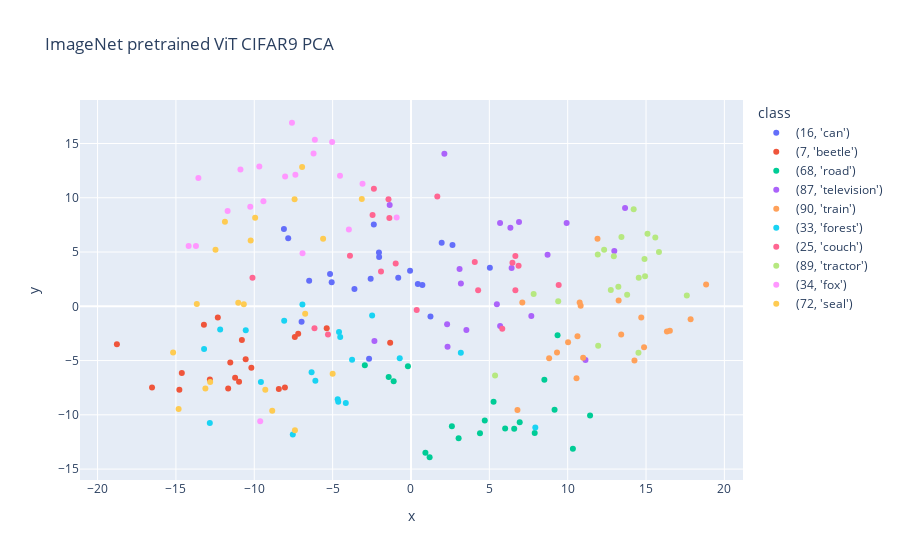

Notebook code cell kept with this figure:
### Code cell
pca = PCA()
components = pca.fit_transform(X_out)

df_embed = pd.DataFrame(components)
df_embed = df_embed.rename(columns={0: 'x', 1: 'y'})
df_embed = df_embed.assign(label=y_out)
fig = px.scatter(
    df_embed,
    x='x',
    y='y',
    color='label',
    labels={'label': 'class'},
    title='ImageNet pretrained ViT CIFAR9 PCA',
)
fig.show()

### Figure 1 — Plotly figure (JSON) as saved in the notebook; plotly's stock layout.template omitted (floating-point values rounded to 4 significant figures)
{"data": [{"hovertemplate": "class=(16, 'can')<br>x=%{x}<br>y=%{y}<extra></extra>", "legendgroup": "(16, 'can')", "marker": {"color": "#636efa", "symbol": "circle"}, "mode": "markers", "name": "(16, 'can')", "orientation": "v", "showlegend": true, "type": "scatter", "x": [5.034, -2.043, -2.573, -6.981, -5.061, 0.4378, -2.032, -3.608, 1.959, -8.108, 0.7278, -0.05801, 2.648, -0.8139, -2.372, -2.675, -7.834, -5.165, -6.498, 1.244], "xaxis": "x", "y": [3.542, 4.953, 2.534, -1.413, 2.218, 2.059, 4.543, 1.604, 5.86, 7.126, 1.959, 3.279, 5.645, 2.628, 7.537, -4.823, 6.271, 2.98, 2.357, -0.9454], "yaxis": "y"}, {"hovertemplate": "class=(7, 'beetle')<br>x=%{x}<br>y=%{y}<extra></extra>", "legendgroup": "(7, 'beetle')", "marker": {"color": "#EF553B", "symbol": "circle"}, "mode": "markers", "name": "(7, 'beetle')", "orientation": "v", "showlegend": true, "type": "scatter", "x": [-8.433, -7.413, -11.67, -7.197, -14.78, -10.79, -18.77, -10.97, -13.21, -8.046, -1.329, -11.53, -12.83, -5.378, -10.55, -12.33, -16.52, -10.19, -11.22, -14.62], "xaxis": "x", "y": [-7.622, -2.824, -7.578, -2.537, -7.687, -3.117, -3.5, -6.956, -1.701, -7.486, -3.358, -5.179, -6.737, -2.012, -4.868, -1.03, -7.483, -5.672, -6.59, -6.141], "yaxis": "y"}, {"hovertemplate": "class=(68, 'road')<br>x=%{x}<br>y=%{y}<extra></extra>", "legendgroup": "(68, 'road')", "marker": {"color": "#00cc96", "symbol": "circle"}, "mode": "markers", "name": "(68, 'road')", "orientation": "v", "showlegend": true, "type": "scatter", "x": [9.163, 6.938, -0.1956, -2.944, 5.27, 7.895, 4.709, -1.424, 8.512, 6.587, 10.33, 3.04, 4.403, 6.009, -1.104, 1.19, 9.354, 0.9207, 2.61, 11.43], "xaxis": "x", "y": [-9.535, -10.67, -5.52, -5.434, -8.791, -11.69, -10.52, -6.508, -6.776, -11.27, -13.12, -12.15, -11.7, -11.26, -6.906, -13.91, -2.675, -13.51, -11.06, -10.06], "yaxis": "y"}, {"hovertemplate": "class=(87, 'television')<br>x=%{x}<br>y=%{y}<extra></extra>", "legendgroup": "(87, 'television')", "marker": {"color": "#ab63fa", "symbol": "circle"}, "mode": "markers", "name": "(87, 'television')", "orientation": "v", "showlegend": true, "type": "scatter", "x": [9.933, 5.481, 13.66, 11.13, 12.97, -2.333, 5.688, 6.344, 3.185, 2.131, 6.422, 2.333, 7.68, 2.304, 3.536, 8.716, -1.36, 3.1, 5.685, 6.895], "xaxis": "x", "y": [7.674, 0.1978, 9.048, -4.957, 5.086, -3.188, -1.817, 7.241, 2.101, 14.05, 3.521, -3.722, -0.8975, -1.646, -2.193, 4.744, 9.339, 3.447, 7.682, 7.775], "yaxis": "y"}, {"hovertemplate": "class=(90, 'train')<br>x=%{x}<br>y=%{y}<extra></extra>", "legendgroup": "(90, 'train')", "marker": {"color": "#FFA15A", "symbol": "circle"}, "mode": "markers", "name": "(90, 'train')", "orientation": "v", "showlegend": true, "type": "scatter", "x": [14.7, 10.99, 16.33, 9.319, 7.104, 10.56, 11.9, 17.84, 10.03, 8.816, 6.794, 18.83, 14.26, 14.87, 10.83, 13.25, 10.62, 16.52, 10.76, 13.41], "xaxis": "x", "y": [-1.026, -4.748, -2.316, -4.251, 0.3591, -6.629, 6.216, -1.204, -3.312, -4.778, -9.564, 2.002, -4.985, -3.775, 0.04028, 0.531, -2.763, -2.25, 0.348, -2.597], "yaxis": "y"}, {"hovertemplate": "class=(33, 'forest')<br>x=%{x}<br>y=%{y}<extra></extra>", "legendgroup": "(33, 'forest')", "marker": {"color": "#19d3f3", "symbol": "circle"}, "mode": "markers", "name": "(33, 'forest')", "orientation": "v", "showlegend": true, "type": "scatter", "x": [-6.928, -13.2, -3.759, 3.181, -9.577, -6.102, -4.16, -6.342, 7.933, -4.676, -12.84, -7.542, -2.48, -0.7174, -8.091, -4.641, -4.592, -4.516, -10.54, -12.18], "xaxis": "x", "y": [0.1702, -3.94, -4.928, -4.284, -6.968, -6.851, -8.917, -6.077, -11.16, -8.571, -10.74, -11.81, -0.8409, -4.781, -1.322, -8.795, -2.379, -2.836, -2.21, -2.138], "yaxis": "y"}, {"hovertemplate": "class=(25, 'couch')<br>x=%{x}<br>y=%{y}<extra></extra>", "legendgroup": "(25, 'couch')", "marker": {"color": "#FF6692", "symbol": "circle"}, "mode": "markers", "name": "(25, 'couch')", "orientation": "v", "showlegend": true, "type": "scatter", "x": [-3.894, 5.826, -5.297, 6.661, -1.38, 0.3648, 6.475, -1.435, 4.071, -0.9759, 6.662, 9.426, -1.914, -2.452, 1.68, 6.867, -2.366, -6.159, 4.285, -10.11], "xaxis": "x", "y": [4.668, -2.061, -2.604, 4.64, 8.128, -0.3396, 4.008, 9.852, 4.074, 3.943, 1.489, 1.969, 3.203, 8.402, 10.11, 3.735, 10.84, -2.018, 1.472, 2.64], "yaxis": "y"}, {"hovertemplate": "class=(89, 'tractor')<br>x=%{x}<br>y=%{y}<extra></extra>", "legendgroup": "(89, 'tractor')", "marker": {"color": "#B6E880", "symbol": "circle"}, "mode": "markers", "name": "(89, 'tractor')", "orientation": "v", "showlegend": true, "type": "scatter", "x": [14.94, 11.92, 15.09, 7.828, 11.94, 15.59, 14.53, 13.79, 14.52, 14.9, 15.82, 5.366, 17.6, 12.32, 12.75, 13.23, 12.95, 13.43, 14.21, 9.395], "xaxis": "x", "y": [2.767, 4.78, 6.689, 1.124, -3.635, 6.347, 2.62, 1.054, -4.286, 4.359, 5.001, -6.374, 0.9833, 5.214, 1.501, 1.804, 4.609, 6.382, 8.942, 0.4539], "yaxis": "y"}, {"hovertemplate": "class=(34, 'fox')<br>x=%{x}<br>y=%{y}<extra></extra>", "legendgroup": "(34, 'fox')", "marker": {"color": "#FF97FF", "symbol": "circle"}, "mode": "markers", "name": "(34, 'fox')", "orientation": "v", "showlegend": true, "type": "scatter", "x": [-6.921, -7.376, -10.88, -0.9141, -3.092, -10.26, -5.032, -3.963, -4.531, -9.677, -6.217, -14.19, -9.416, -13.57, -8.031, -13.72, -7.595, -11.7, -9.622, -6.133], "xaxis": "x", "y": [4.878, 12.12, 12.61, 8.171, 11.29, 9.165, 15.13, 7.07, 12.03, 12.88, 14.09, 5.566, 9.668, 11.82, 11.97, 5.55, 16.91, 8.775, -10.59, 15.34], "yaxis": "y"}, {"hovertemplate": "class=(72, 'seal')<br>x=%{x}<br>y=%{y}<extra></extra>", "legendgroup": "(72, 'seal')", "marker": {"color": "#FECB52", "symbol": "circle"}, "mode": "markers", "name": "(72, 'seal')", "orientation": "v", "showlegend": true, "type": "scatter", "x": [-3.138, -5.0, -8.855, -9.945, -9.297, -6.948, -5.608, -6.753, -10.67, -12.47, -11.87, -7.427, -13.67, -10.23, -15.18, -12.81, -7.405, -14.83, -11.02, -13.12], "xaxis": "x", "y": [9.878, -6.207, -9.621, 8.161, -7.689, 12.84, 6.232, -0.6856, 0.1966, 5.221, 7.792, 9.855, 0.2064, 6.061, -4.248, -6.985, -11.42, -9.459, 0.3302, -7.576], "yaxis": "y"}], "layout": {"legend": {"title": {"text": "class"}, "tracegroupgap": 0}, "title": {"text": "ImageNet pretrained ViT CIFAR9 PCA"}, "xaxis": {"anchor": "y", "domain": [0, 1], "title": {"text": "x"}}, "yaxis": {"anchor": "x", "domain": [0, 1], "title": {"text": "y"}}}}
